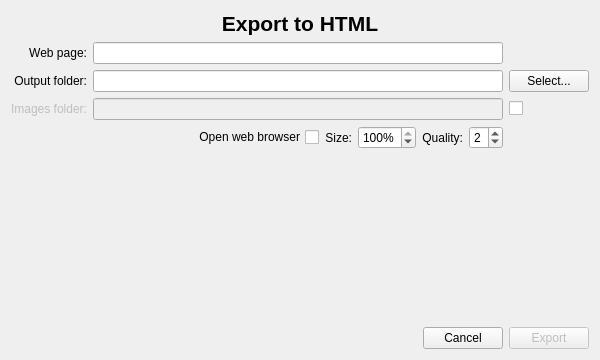
<?xml version="1.0" encoding="UTF-8"?>
<ui version="4.0">
 <class>ExportToHtmlDialog</class>
 <widget class="QDialog" name="ExportToHtmlDialog">
  <property name="geometry">
   <rect>
    <x>0</x>
    <y>0</y>
    <width>600</width>
    <height>360</height>
   </rect>
  </property>
  <property name="sizePolicy">
   <sizepolicy hsizetype="Preferred" vsizetype="Preferred">
    <horstretch>0</horstretch>
    <verstretch>0</verstretch>
   </sizepolicy>
  </property>
  <property name="minimumSize">
   <size>
    <width>0</width>
    <height>0</height>
   </size>
  </property>
  <property name="maximumSize">
   <size>
    <width>16777215</width>
    <height>16777215</height>
   </size>
  </property>
  <property name="windowTitle">
   <string>Export HDR to HTML</string>
  </property>
  <property name="windowIcon">
   <iconset resource="../../icons.qrc">
    <normaloff>:/program-icons/luminance-hdr</normaloff>:/program-icons/luminance-hdr</iconset>
  </property>
  <layout class="QGridLayout" name="gridLayout_2">
   <item row="0" column="0">
    <layout class="QVBoxLayout" name="verticalLayout">
     <item>
      <widget class="QLabel" name="label">
       <property name="font">
        <font>
         <pointsize>16</pointsize>
         <weight>75</weight>
         <bold>true</bold>
        </font>
       </property>
       <property name="text">
        <string>Export to HTML</string>
       </property>
       <property name="alignment">
        <set>Qt::AlignCenter</set>
       </property>
      </widget>
     </item>
     <item>
      <layout class="QGridLayout" name="gridLayout">
       <item row="0" column="0">
        <widget class="QLabel" name="label_3">
         <property name="sizePolicy">
          <sizepolicy hsizetype="Minimum" vsizetype="Preferred">
           <horstretch>0</horstretch>
           <verstretch>0</verstretch>
          </sizepolicy>
         </property>
         <property name="text">
          <string>Web page:</string>
         </property>
         <property name="alignment">
          <set>Qt::AlignRight|Qt::AlignTrailing|Qt::AlignVCenter</set>
         </property>
        </widget>
       </item>
       <item row="0" column="1">
        <widget class="QLineEdit" name="lineEditPageName"/>
       </item>
       <item row="1" column="1">
        <widget class="QLineEdit" name="lineEditOutputFolder"/>
       </item>
       <item row="1" column="0">
        <widget class="QLabel" name="label_4">
         <property name="sizePolicy">
          <sizepolicy hsizetype="Minimum" vsizetype="Preferred">
           <horstretch>0</horstretch>
           <verstretch>0</verstretch>
          </sizepolicy>
         </property>
         <property name="text">
          <string>Output folder:</string>
         </property>
         <property name="alignment">
          <set>Qt::AlignRight|Qt::AlignTrailing|Qt::AlignVCenter</set>
         </property>
        </widget>
       </item>
       <item row="3" column="1">
        <layout class="QHBoxLayout" name="horizontalLayout_2">
         <item>
          <spacer name="horizontalSpacer_2">
           <property name="orientation">
            <enum>Qt::Horizontal</enum>
           </property>
           <property name="sizeType">
            <enum>QSizePolicy::MinimumExpanding</enum>
           </property>
           <property name="sizeHint" stdset="0">
            <size>
             <width>40</width>
             <height>20</height>
            </size>
           </property>
          </spacer>
         </item>
         <item>
          <widget class="QCheckBox" name="checkBoxOpenOnBrowser">
           <property name="sizePolicy">
            <sizepolicy hsizetype="Minimum" vsizetype="Fixed">
             <horstretch>0</horstretch>
             <verstretch>0</verstretch>
            </sizepolicy>
           </property>
           <property name="layoutDirection">
            <enum>Qt::RightToLeft</enum>
           </property>
           <property name="text">
            <string>Open web browser</string>
           </property>
          </widget>
         </item>
         <item>
          <widget class="QLabel" name="label_6">
           <property name="sizePolicy">
            <sizepolicy hsizetype="Minimum" vsizetype="Preferred">
             <horstretch>0</horstretch>
             <verstretch>0</verstretch>
            </sizepolicy>
           </property>
           <property name="layoutDirection">
            <enum>Qt::LeftToRight</enum>
           </property>
           <property name="text">
            <string>Size:</string>
           </property>
           <property name="alignment">
            <set>Qt::AlignRight|Qt::AlignTrailing|Qt::AlignVCenter</set>
           </property>
          </widget>
         </item>
         <item>
          <widget class="QSpinBox" name="spinBoxSize">
           <property name="suffix">
            <string>%</string>
           </property>
           <property name="minimum">
            <number>1</number>
           </property>
           <property name="maximum">
            <number>100</number>
           </property>
           <property name="value">
            <number>100</number>
           </property>
          </widget>
         </item>
         <item>
          <widget class="QLabel" name="label_2">
           <property name="sizePolicy">
            <sizepolicy hsizetype="Minimum" vsizetype="Preferred">
             <horstretch>0</horstretch>
             <verstretch>0</verstretch>
            </sizepolicy>
           </property>
           <property name="text">
            <string>Quality:</string>
           </property>
           <property name="alignment">
            <set>Qt::AlignRight|Qt::AlignTrailing|Qt::AlignVCenter</set>
           </property>
          </widget>
         </item>
         <item>
          <widget class="QSpinBox" name="spinBoxQuality">
           <property name="minimum">
            <number>1</number>
           </property>
           <property name="maximum">
            <number>4</number>
           </property>
           <property name="value">
            <number>2</number>
           </property>
          </widget>
         </item>
        </layout>
       </item>
       <item row="2" column="1">
        <widget class="QLineEdit" name="lineEditImagesFolder">
         <property name="enabled">
          <bool>false</bool>
         </property>
        </widget>
       </item>
       <item row="2" column="2">
        <widget class="QCheckBox" name="checkBoxImagesFolder">
         <property name="sizePolicy">
          <sizepolicy hsizetype="Minimum" vsizetype="Fixed">
           <horstretch>0</horstretch>
           <verstretch>0</verstretch>
          </sizepolicy>
         </property>
         <property name="layoutDirection">
          <enum>Qt::LeftToRight</enum>
         </property>
         <property name="text">
          <string notr="true"/>
         </property>
        </widget>
       </item>
       <item row="2" column="0">
        <widget class="QLabel" name="label_5">
         <property name="enabled">
          <bool>false</bool>
         </property>
         <property name="sizePolicy">
          <sizepolicy hsizetype="Minimum" vsizetype="Preferred">
           <horstretch>0</horstretch>
           <verstretch>0</verstretch>
          </sizepolicy>
         </property>
         <property name="minimumSize">
          <size>
           <width>0</width>
           <height>0</height>
          </size>
         </property>
         <property name="maximumSize">
          <size>
           <width>16777215</width>
           <height>16777215</height>
          </size>
         </property>
         <property name="text">
          <string>Images folder:</string>
         </property>
         <property name="alignment">
          <set>Qt::AlignRight|Qt::AlignTrailing|Qt::AlignVCenter</set>
         </property>
        </widget>
       </item>
       <item row="1" column="2">
        <widget class="QPushButton" name="OutputFolderButton">
         <property name="sizePolicy">
          <sizepolicy hsizetype="Minimum" vsizetype="Fixed">
           <horstretch>0</horstretch>
           <verstretch>0</verstretch>
          </sizepolicy>
         </property>
         <property name="text">
          <string>Select...</string>
         </property>
         <property name="icon">
          <iconset theme="document-open">
           <normaloff>.</normaloff>.</iconset>
         </property>
         <property name="autoDefault">
          <bool>false</bool>
         </property>
        </widget>
       </item>
      </layout>
     </item>
     <item>
      <spacer name="verticalSpacer">
       <property name="orientation">
        <enum>Qt::Vertical</enum>
       </property>
       <property name="sizeType">
        <enum>QSizePolicy::MinimumExpanding</enum>
       </property>
       <property name="sizeHint" stdset="0">
        <size>
         <width>20</width>
         <height>40</height>
        </size>
       </property>
      </spacer>
     </item>
     <item>
      <layout class="QHBoxLayout" name="horizontalLayout">
       <item>
        <spacer name="horizontalSpacer">
         <property name="orientation">
          <enum>Qt::Horizontal</enum>
         </property>
         <property name="sizeHint" stdset="0">
          <size>
           <width>203</width>
           <height>20</height>
          </size>
         </property>
        </spacer>
       </item>
       <item>
        <layout class="QHBoxLayout" name="horizontalLayout_3">
         <item>
          <widget class="QPushButton" name="CancelButton">
           <property name="text">
            <string>Cancel</string>
           </property>
           <property name="autoDefault">
            <bool>false</bool>
           </property>
          </widget>
         </item>
         <item>
          <widget class="QPushButton" name="ExportButton">
           <property name="enabled">
            <bool>false</bool>
           </property>
           <property name="text">
            <string>Export</string>
           </property>
           <property name="icon">
            <iconset theme="document-export">
             <normaloff>.</normaloff>.</iconset>
           </property>
           <property name="autoDefault">
            <bool>false</bool>
           </property>
          </widget>
         </item>
        </layout>
       </item>
      </layout>
     </item>
    </layout>
   </item>
  </layout>
 </widget>
 <tabstops>
  <tabstop>lineEditPageName</tabstop>
  <tabstop>lineEditOutputFolder</tabstop>
  <tabstop>OutputFolderButton</tabstop>
  <tabstop>lineEditImagesFolder</tabstop>
  <tabstop>checkBoxImagesFolder</tabstop>
  <tabstop>checkBoxOpenOnBrowser</tabstop>
  <tabstop>spinBoxSize</tabstop>
  <tabstop>spinBoxQuality</tabstop>
  <tabstop>CancelButton</tabstop>
  <tabstop>ExportButton</tabstop>
 </tabstops>
 <resources>
  <include location="../../icons.qrc"/>
 </resources>
 <connections>
  <connection>
   <sender>checkBoxImagesFolder</sender>
   <signal>clicked(bool)</signal>
   <receiver>lineEditImagesFolder</receiver>
   <slot>setEnabled(bool)</slot>
   <hints>
    <hint type="sourcelabel">
     <x>539</x>
     <y>135</y>
    </hint>
    <hint type="destinationlabel">
     <x>348</x>
     <y>140</y>
    </hint>
   </hints>
  </connection>
  <connection>
   <sender>checkBoxImagesFolder</sender>
   <signal>clicked(bool)</signal>
   <receiver>label_5</receiver>
   <slot>setEnabled(bool)</slot>
   <hints>
    <hint type="sourcelabel">
     <x>542</x>
     <y>135</y>
    </hint>
    <hint type="destinationlabel">
     <x>137</x>
     <y>140</y>
    </hint>
   </hints>
  </connection>
  <connection>
   <sender>CancelButton</sender>
   <signal>clicked()</signal>
   <receiver>ExportToHtmlDialog</receiver>
   <slot>reject()</slot>
   <hints>
    <hint type="sourcelabel">
     <x>443</x>
     <y>323</y>
    </hint>
    <hint type="destinationlabel">
     <x>253</x>
     <y>250</y>
    </hint>
   </hints>
  </connection>
 </connections>
</ui>
